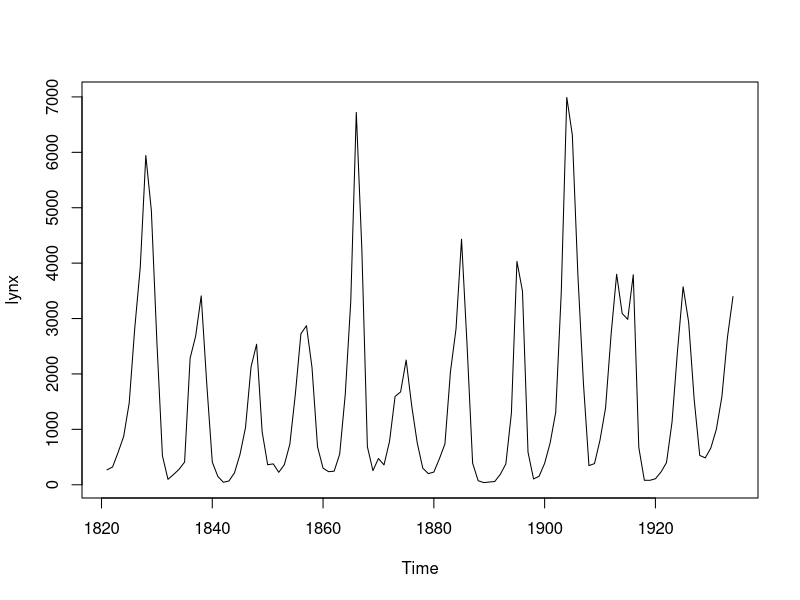
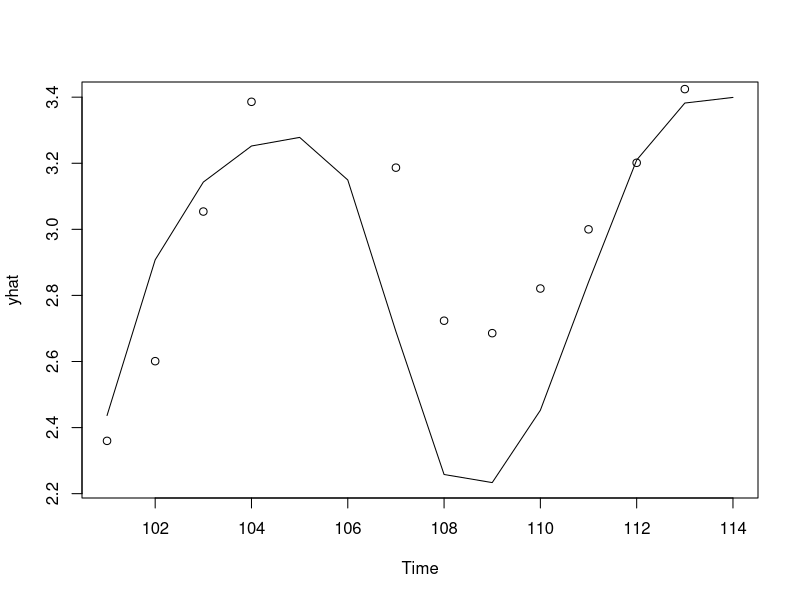

Recreate these plots in R, in order. (Note: this script raises an error after producing the figures.)
metrics = function(f, y){
  mse = mean((f-y)^2)
  rmse = sqrt(mse)
  mae = mean(abs(f - y))
  mape = mean(abs((f - y) / y)) * 100
  u1 = sqrt(sum((f-y)^2)) / sqrt(sum(y^2))
  fsq = sqrt(mean(f^2))
  ysq = sqrt(mean(y^2))
  u2 = rmse / (fsq+ysq)
  return (list(mse=mse, rmse=rmse, mae=mae, mape=mape, u1=u1, u2=u2))
}

plot(lynx)
data = log10(lynx)

ntrain = 100
ytrain = data[1:ntrain]
ytest = data[(ntrain+1):length(data)]

# Fit an arima model to train data
lynx.ar = ar(ytrain)
lynx.ar

predictions = predict(lynx.ar, n.ahead=14)
yhat = predictions$pred
yhat

metrics(yhat, ytest) 

ts.plot(yhat)
points(101:114,ytest)

library("forecast", lib.loc="/Library/Frameworks/R.framework/Versions/3.5/Resources/library")
nnfit = nnetar(window(data, end=1920), p=2, size=10, decay=0.05, maxit=150)
nnpred = forecast(nnfit, h=14, model=nnfit)$mean
plot(forecast(nnfit, h=14))
metrics(nnpred, ytest)
